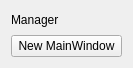
<?xml version="1.0" encoding="UTF-8"?>
<ui version="4.0">
 <class>MainWindowManager</class>
 <widget class="QWidget" name="MainWindowManager">
  <property name="geometry">
   <rect>
    <x>0</x>
    <y>0</y>
    <width>133</width>
    <height>68</height>
   </rect>
  </property>
  <property name="windowTitle">
   <string>Form</string>
  </property>
  <layout class="QVBoxLayout" name="verticalLayout">
   <item>
    <widget class="QLabel" name="label">
     <property name="text">
      <string>Manager</string>
     </property>
    </widget>
   </item>
   <item>
    <widget class="QPushButton" name="button_new_main_window">
     <property name="text">
      <string>New MainWindow</string>
     </property>
    </widget>
   </item>
  </layout>
 </widget>
 <resources/>
 <connections/>
</ui>
